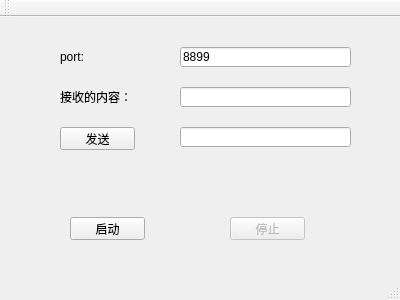
<?xml version="1.0" encoding="UTF-8"?>
<ui version="4.0">
 <class>MainWindow</class>
 <widget class="QMainWindow" name="MainWindow">
  <property name="geometry">
   <rect>
    <x>0</x>
    <y>0</y>
    <width>400</width>
    <height>300</height>
   </rect>
  </property>
  <property name="windowTitle">
   <string>MainWindow</string>
  </property>
  <widget class="QWidget" name="centralWidget">
   <widget class="QPushButton" name="sendButton">
    <property name="geometry">
     <rect>
      <x>60</x>
      <y>110</y>
      <width>75</width>
      <height>23</height>
     </rect>
    </property>
    <property name="text">
     <string>发送</string>
    </property>
   </widget>
   <widget class="QLabel" name="label_3">
    <property name="geometry">
     <rect>
      <x>60</x>
      <y>70</y>
      <width>71</width>
      <height>20</height>
     </rect>
    </property>
    <property name="text">
     <string>接收的内容：</string>
    </property>
   </widget>
   <widget class="QLineEdit" name="recvLineEdit">
    <property name="geometry">
     <rect>
      <x>180</x>
      <y>70</y>
      <width>171</width>
      <height>20</height>
     </rect>
    </property>
   </widget>
   <widget class="QLineEdit" name="sendLineEdit">
    <property name="geometry">
     <rect>
      <x>180</x>
      <y>110</y>
      <width>171</width>
      <height>20</height>
     </rect>
    </property>
   </widget>
   <widget class="QPushButton" name="startButton">
    <property name="geometry">
     <rect>
      <x>70</x>
      <y>200</y>
      <width>75</width>
      <height>23</height>
     </rect>
    </property>
    <property name="text">
     <string>启动</string>
    </property>
   </widget>
   <widget class="QPushButton" name="stopButton">
    <property name="enabled">
     <bool>false</bool>
    </property>
    <property name="geometry">
     <rect>
      <x>230</x>
      <y>200</y>
      <width>75</width>
      <height>23</height>
     </rect>
    </property>
    <property name="text">
     <string>停止</string>
    </property>
   </widget>
   <widget class="QLabel" name="label_4">
    <property name="geometry">
     <rect>
      <x>60</x>
      <y>30</y>
      <width>71</width>
      <height>20</height>
     </rect>
    </property>
    <property name="text">
     <string>port:</string>
    </property>
   </widget>
   <widget class="QLineEdit" name="portLineEdit">
    <property name="geometry">
     <rect>
      <x>180</x>
      <y>30</y>
      <width>171</width>
      <height>20</height>
     </rect>
    </property>
    <property name="text">
     <string>8899</string>
    </property>
   </widget>
  </widget>
  <widget class="QMenuBar" name="menuBar">
   <property name="geometry">
    <rect>
     <x>0</x>
     <y>0</y>
     <width>400</width>
     <height>23</height>
    </rect>
   </property>
  </widget>
  <widget class="QToolBar" name="mainToolBar">
   <attribute name="toolBarArea">
    <enum>TopToolBarArea</enum>
   </attribute>
   <attribute name="toolBarBreak">
    <bool>false</bool>
   </attribute>
  </widget>
  <widget class="QStatusBar" name="statusBar"/>
 </widget>
 <layoutdefault spacing="6" margin="11"/>
 <resources/>
 <connections/>
</ui>
